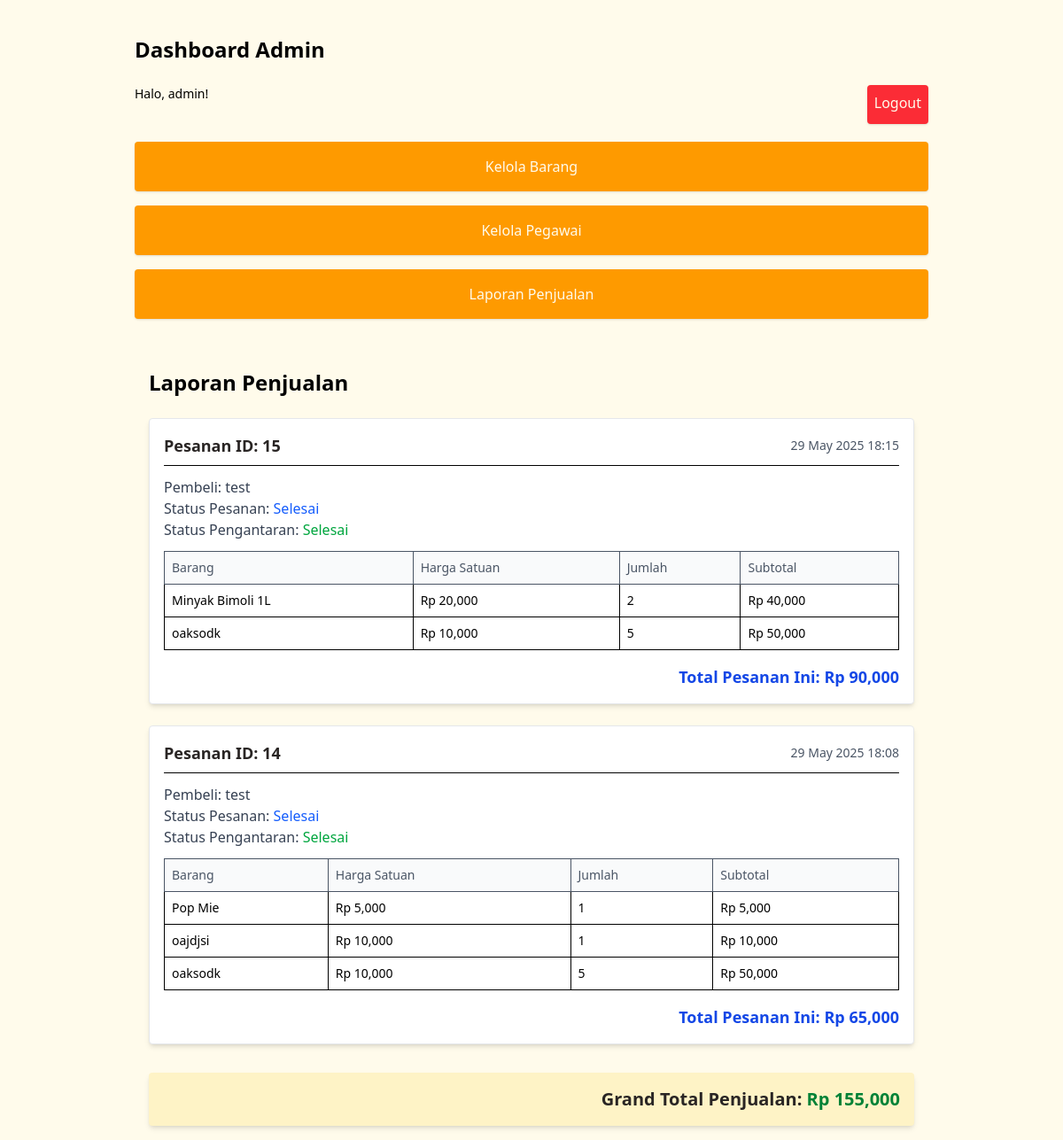
Screenshot of /admin/laporan.php (signed in) with the database file from the repository.
### tables this page shows
CREATE TABLE `pengantaran` (
  `id` int(11) NOT NULL,
  `pesanan_id` int(11) DEFAULT NULL,
  `pegawai_id` int(11) DEFAULT NULL,
  `status_pengantaran` enum('belum','dikirim','selesai') DEFAULT NULL
);

CREATE TABLE `pesanan` (
  `id` int(11) NOT NULL,
  `pembeli_id` int(11) DEFAULT NULL,
  `status` enum('menunggu','diproses','dikirim','selesai') DEFAULT NULL,
  `tanggal` datetime DEFAULT current_timestamp()
);

CREATE TABLE `users` (
  `id` int(11) NOT NULL,
  `username` varchar(50) DEFAULT NULL,
  `password` varchar(255) DEFAULT NULL,
  `role` enum('admin','pegawai','pembeli') DEFAULT NULL
);

CREATE TABLE `detail_pesanan` (
  `id` int(11) NOT NULL,
  `pesanan_id` int(11) DEFAULT NULL,
  `barang_id` int(11) DEFAULT NULL,
  `jumlah` int(11) DEFAULT NULL,
  `total` decimal(10,2) DEFAULT NULL
);

CREATE TABLE `barang` (
  `id` int(11) NOT NULL,
  `nama` varchar(100) DEFAULT NULL,
  `harga` decimal(10,2) DEFAULT NULL,
  `stok` int(11) DEFAULT NULL,
  `gambar` varchar(255) DEFAULT NULL
);

### admin/laporan.php (the view, shortened to what this page needs)
<?php
include '../config/koneksi.php';
$laporan_pesanan = mysqli_query($conn, "SELECT ps.id AS pesanan_id, ps.tanggal, u.username AS nama_pembeli, ps.status, p.status_pengantaran
                                       FROM pesanan ps
                                       JOIN users u ON ps.pembeli_id = u.id
                                       LEFT JOIN pengantaran p ON ps.id = p.pesanan_id
                                       ORDER BY ps.tanggal DESC");
$grand_total_penjualan = 0;
?>
<?php include 'dashboard.php'; ?>
<div class="max-w-4xl mx-auto mt-10 p-4">
    <h2 class="text-2xl font-bold mb-6">Laporan Penjualan</h2>
    <?php if (mysqli_num_rows($laporan_pesanan) == 0) { ?>
        <p class="text-gray-600">Belum ada data penjualan.</p>
    <?php } else { ?>
        <?php while ($lp = mysqli_fetch_assoc($laporan_pesanan)) {
            $pesanan_id = $lp['pesanan_id'];
            $detail_barang_laporan = mysqli_query($conn, "SELECT dp.jumlah, dp.total AS subtotal_item, b.nama, b.harga
                                                         FROM detail_pesanan dp
                                                         JOIN barang b ON dp.barang_id = b.id
                                                         WHERE dp.pesanan_id = $pesanan_id");
            $total_pesanan_ini = 0;
        ?>
            <div class="bg-white rounded shadow-md p-4 mb-6 border border-gray-200">
                <div class="flex justify-between items-center mb-3 pb-2 border-b">
                    <h3 class="text-lg font-semibold text-stone-800">Pesanan ID: <?= $lp['pesanan_id'] ?></h3>
                    <span class="text-gray-600 text-sm"><?= date('d M Y H:i', strtotime($lp['tanggal'])) ?></span>
                </div>
                <div class="mb-3">
                    <p class="text-gray-700">Pembeli: <span class="font-medium"><?= $lp['nama_pembeli'] ?></span></p>
                    <p class="text-gray-700">Status Pesanan: <span class="font-medium text-blue-600"><?= ucfirst($lp['status']) ?></span></p>
                    <p class="text-gray-700">Status Pengantaran: <span class="font-medium text-green-600"><?= ucfirst($lp['status_pengantaran'] ?? 'Belum Ditentukan') ?></span></p>
                </div>
                <table class="w-full text-sm mb-4">
                    <thead class="bg-gray-50">
                        <tr>
                            <th class="p-2 border text-left font-normal text-gray-600">Barang</th>
                            <th class="p-2 border text-left font-normal text-gray-600">Harga Satuan</th>
                            <th class="p-2 border text-left font-normal text-gray-600">Jumlah</th>
                            <th class="p-2 border text-left font-normal text-gray-600">Subtotal</th>
                        </tr>
                    </thead>
                    <tbody>
                        <?php while ($dbl = mysqli_fetch_assoc($detail_barang_laporan)) {
                            $total_pesanan_ini += $dbl['subtotal_item'];
                        ?>
                            <tr class="border-b">
                                <td class="p-2 border"><?= $dbl['nama'] ?></td>
                                <td class="p-2 border">Rp <?= number_format($dbl['harga']) ?></td>
                                <td class="p-2 border"><?= $dbl['jumlah'] ?></td>
                                <td class="p-2 border">Rp <?= number_format($dbl['subtotal_item']) ?></td>
                            </tr>
                        <?php } ?>
                    </tbody>
                </table>
                <div class="text-right font-bold text-lg text-blue-700">
                    Total Pesanan Ini: Rp <?= number_format($total_pesanan_ini) ?>
                </div>
            </div>
            <?php $grand_total_penjualan += $total_pesanan_ini;
            ?>
        <?php } ?>
        <div class="bg-amber-100 p-4 mt-8 rounded shadow-md text-right">
            <h3 class="text-xl font-bold text-stone-800">Grand Total Penjualan: <span class="text-green-700">Rp <?= number_format($grand_total_penjualan) ?></span></h3>
        </div>
    <?php } ?>
</div>

### rows the page displays
pengantaran: pesanan "15", pesanan.tanggal "29 May 2025 18:15", users.username "test", pesanan.status "Selesai", status_pengantaran "Selesai", total_pesanan_ini "90,000"
detail_pesanan: barang.nama "Minyak Bimoli 1L", barang.harga "20,000", jumlah "2", total "40,000"
detail_pesanan: barang.nama "oaksodk", barang.harga "10,000", jumlah "5", total "50,000"
pengantaran: pesanan "14", pesanan.tanggal "29 May 2025 18:08", users.username "test", pesanan.status "Selesai", status_pengantaran "Selesai", total_pesanan_ini "65,000"
detail_pesanan: barang.nama "Pop Mie", barang.harga "5,000", jumlah "1", total "5,000"
detail_pesanan: barang.nama "oajdjsi", barang.harga "10,000", jumlah "1", total "10,000"
detail_pesanan: barang.nama "oaksodk", barang.harga "10,000", jumlah "5", total "50,000"

### other values shown
$_SESSION['user']['username'] "admin"
$grand_total_penjualan "155,000"
